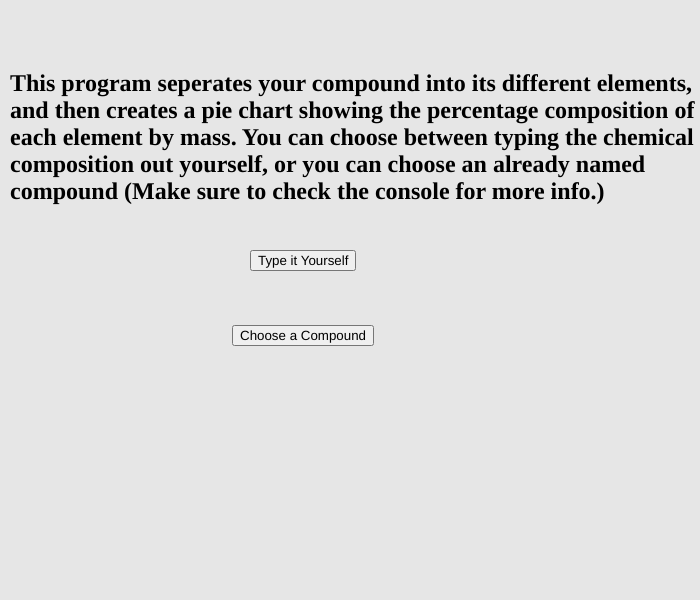
Frame 1 (no input)
Frame 60 (no input): identical to frame 1, image omitted
Frame 120 (the mouse pressed at the canvas centre since frame 60): identical to frame 1, image omitted

The p5.js sketch that drew this single still picture (run headless with seeded random() and noise() and a simulated clock; from frame 60 on, the mouse is pressed at the canvas centre):

// p5.js sketch
// ── sketch.js
//dictionaries (the periodic table compressed)
elementDictionary = new p5.TypedDict({"H":1.00794,"He":4.002602,"Li":6.941,"Be":9.012182,"B":10.811,"C":12.0107,"N":14.0067,"O":15.9994,"F":18.9984032,"Ne":20.1797,"Na":22.98976928,"Mg":24.305,"Al":26.9815386,"Si":28.0855,"P":30.973762,"S":32.065,"Cl":35.453,"Ar":39.948,"K":39.0983,"Ca":40.078,"Sc":44.955912,"Ti":47.867,"V":50.9415,"Cr":51.9961,"Mn":54.938045,"Fe":55.845,"Co":58.933195,"Ni":58.6934,"Cu":63.546,"Zn":65.38,"Ga":69.723,"Ge":72.64,"As":74.9216,"Se":78.96,"Br":79.904,"Kr":83.798,"Rb":85.4678,"Sr":87.62,"Y":88.90585,"Zr":91.224,"Nb":92.90638,"Mo":95.96,"Tc":98,"Ru":101.07,"Rh":102.9055,"Pd":106.42,"Ag":107.8682,"Cd":112.411,"In":114.818,"Sn":118.71,"Sb":121.760,"Te":127.6,"I":126.90447,"Xe":131.293,"Cs":132.9054519,"Ba":137.327,"Hf":178.49,"Ta":180.94788,"W":183.84,"Re":186.207,"Os":190.23,"Ir":192.217,"Pt":195.084,"Au":196.966569,"Hg":200.59,"Ti":204.3833,"Pb":207.2,"Bi":208.9804,"Po":209,"At":210,"Rn":222,"Fr":223,"Ra":226,"Rf":265,"Db":268,"Sg":271,"Bh":272,"Hs":277,"Mt":276,"Ds":281,"Rg":280,"Cn":285,"Uut":284,"Uuq":289,"Uup":288,"Uuh":293,"Uus":294,"Uuo":294,"La":138.90547,"Ce":140.116,"Pr":140.90765,"Nd":144.242,"Pm":145,"Sm":150.36,"Eu":151.964,"Gd":157.25,"Tb":158.92535,"Dy":162.5,"Ho":164.93032,"Er":167.259,"Tm":168.93421,"Yb":173.054,"Lu":174.9668,"Ac":227,"Th":232.03806,"Pa":231.03588,"U":238.02891,"Np":237,"Pu":244,"Am":243,"Cm":247,"Bk":247,"Cf":251,"Es":252,"Fm":257,"Md":258,"No":259,"Lr":262});
compoundDiagnosis = new p5.TypedDict({});
//variables
let description;
let continueButton;
let inputBox;
let submitButton;
let prompt;
var compound = '';
var elementsInDiagnosis = [];
var totalMass = 0;
var approxElementPercents = [];
//colors
var colorList = ['#0066ff','#ff3399','#33cc33','#ff9933','#ff3333','#ffff00','#9900ff','#4d4d4d','#99ccff','#996600','#66ff99','#003366'];
//inputs and setting up
function setup() {
  //canvas
  createCanvas(700, 600);
  //console logs
  console.log("There are only 12 colors so far so make sure to use less than 12 elements. This will be fixed later.")
  console.log("Depending on the size of your computer screen, you might have to change the amount of space you give to the canvas, or you could just scroll using the scrollers on the bottom and right.")
  console.log("For typing out your element, superscript is not required (e.g. H2O is water.)")
  startUp1();
}
function startUp1(){
  //description and options
  description = createElement('h2','This program seperates your compound into its different elements, and then creates a pie chart showing the percentage composition of each element by mass. You can choose between typing the chemical composition out yourself, or you can choose an already named compound (Make sure to check the console for more info.)');
  description.position(10,50);
  continueButton = createButton('Type it Yourself');
  continueButton.position(250,250);
  chooseButton = createButton('Choose a Compound');
  chooseButton.position(250-(chooseButton.width/2)+(continueButton.width/2), 325);
  continueButton.mousePressed(continue1);
  chooseButton.mousePressed(chooseCompound);
}
function hideChooseButtons(){
  //hide all buttons when leaving selection screen
  backButton.hide();
  waterButton.hide();
  glucoseButton.hide();
  CO2Button.hide();
  ibuprofenButton.hide();
  isopropylButton.hide();
  sulfurButton.hide();
  ethyleneButton.hide();
  propyleneButton.hide();
  gelatinButton.hide();
  NaFButton.hide()
  caffeineButton.hide()
  sugarButton.hide()
}
function hideStartingButtons(){
  //hide buttons/txt when leaving starting screen
  description.hide();
  continueButton.hide();
  chooseButton.hide();
}
function startUp2(){
  hideChooseButtons();
  startUp1();
}
function chooseCompound(){
  hideStartingButtons();
  //selection screen
  backButton = createButton('<--Go Back')
  backButton.position(25, 25);
  backButton.mousePressed(startUp2);
  waterButton = createButton('Water');
  waterButton.position(75, 75);
  waterButton.mousePressed(waterContinue);
  glucoseButton = createButton('Glucose/Fructose');
  glucoseButton.position(75, 100);
  glucoseButton.mousePressed(glucoseContinue);
  CO2Button = createButton('Carbon Dioxide');
  CO2Button.position(75,125);
  CO2Button.mousePressed(CO2Continue);
  ibuprofenButton = createButton('Ibuprofen')
  ibuprofenButton.position(75,150);
  ibuprofenButton.mousePressed(ibuprofenContinue);
  isopropylButton = createButton('Isopronanol');
  isopropylButton.position(75,175);
  isopropylButton.mousePressed(isopropylContinue);
  sulfurButton = createButton("Sulfuric Acid");
  sulfurButton.position(75,200);
  sulfurButton.mousePressed(sulfurContinue);
  ethyleneButton = createButton('Ethylene');
  ethyleneButton.position(75,225);
  ethyleneButton.mousePressed(ethyleneContinue);
  propyleneButton = createButton("Propylene");
  propyleneButton.position(75,250);
  propyleneButton.mousePressed(propyleneContinue);
  gelatinButton = createButton("Gelatin");
  gelatinButton.position(75,275);
  gelatinButton.mousePressed(gelatinContinue);
  NaFButton = createButton("Sodium Flouride");
  NaFButton.position(75,300);
  NaFButton.mousePressed(NaFContinue);
  caffeineButton = createButton("Caffeine");
  caffeineButton.position(75,325);
  caffeineButton.mousePressed(caffeineContinue);
  sugarButton = createButton("Sugar");
  sugarButton.position(75,350);
  sugarButton.mousePressed(sugarContinue);
}
//button functions
function sugarContinue(){
  chooseContinue("C12H22O11");
}
function caffeineContinue(){
  chooseContinue("C8H10N4O2");
}
function NaFContinue(){
  chooseContinue("NaF");
}
function gelatinContinue(){
  chooseContinue("C102H151O39N31");
}
function propyleneContinue(){
  chooseContinue("C3H6");
}
function ethyleneContinue(){
  chooseContinue("C2H4");
}
function sulfurContinue(){
  chooseContinue("H2SO4");
}
function isopropylContinue(){
  chooseContinue('C3H8O');
}
function ibuprofenContinue(){
  chooseContinue('C13H18O2')
}
function CO2Continue(){
  chooseContinue('CO2')
}
function waterContinue(){
  chooseContinue('H2O');
}
function glucoseContinue(){
  chooseContinue('C6H12O6')
}
function chooseContinue(newCompound){
  hideChooseButtons();
  compound = newCompound;
  seperateCompound();
}
function continue1() {
  //compound input
  hideStartingButtons();
  prompt = createElement('h2','Type in your compound:')
  prompt.position(10,25);
  inputBox = createInput();
  inputBox.position(13,75);
  submitButton = createButton('Submit');
  submitButton.position(inputBox.x+inputBox.width,inputBox.y);
  submitButton.mousePressed(continue2);
  goBackButton2 = createButton('<--Go Back');
  goBackButton2.position(10,10);
  goBackButton2.mousePressed(goBackButtonContinue);
}
function goBackButtonContinue(){
  prompt.hide()
  inputBox.hide()
  submitButton.hide()
  goBackButton2.hide()
  startUp1()
}
function continue2(){
  //get value from compound
  compound = inputBox.value();
  compound = split(compound,'');
  if (compound == ''){
    console.log("Error: You did not type anything in.")
    remove();
  }
  inputBox.hide();
  prompt.hide();
  submitButton.hide();
  goBackButton2.hide();
  seperateCompound();
}
function seperateCompound(){
  //split up compound
  let symbolStorer='';
  let numberStorer=0;
  for(var i=0;i<compound.length;i++) { //for every item in the list
    if (unchar(compound[i])>64&&unchar(compound[i])<91){ //check if it's a capital letter
      if (symbolStorer==''){
        symbolStorer+=compound[i];
      } else {
        if (elementDictionary.hasKey(symbolStorer)){
          if (numberStorer>1){
            compoundDiagnosis.create(symbolStorer,numberStorer);
            elementsInDiagnosis.push(symbolStorer);
            numberStorer=0;
          } else {
            compoundDiagnosis.create(symbolStorer,1);
            elementsInDiagnosis.push(symbolStorer);
            numberStorer=0;
          }
        } else {
          //error if they incorrectly type element
          console.log("Error: '"+symbolStorer+"' is not an element. Please make sure you capitalize correctly.")
          remove();
        }
        symbolStorer=compound[i];
      }
    }
    if (unchar(compound[i])>92&&unchar(compound[i])<123) {//if lower case letter
      symbolStorer+=compound[i];
    }
    if (unchar(compound[i])>47&&unchar(compound[i])<58){//if number
      numberStorer=(numberStorer*10)+int(compound[i]);
    }
    if (i>compound.length-2) {
      if (elementDictionary.hasKey(symbolStorer)){
        if (numberStorer>1){
          compoundDiagnosis.create(symbolStorer,numberStorer);
          elementsInDiagnosis.push(symbolStorer);
        } else {
          compoundDiagnosis.create(symbolStorer,1)
          elementsInDiagnosis.push(symbolStorer);
        }
      } else {
        //same error message as before
        console.log("Error: '"+symbolStorer+"' is not an element. Please make sure you capitalize correctly.")
        remove();
      }
    }
  }
  totalMassCalc();
}
function totalMassCalc() {
  //finds total masses of all elements and entire compound
  for (var a=0;a<elementsInDiagnosis.length;a++){
    for (var b=0;b<compoundDiagnosis.get(elementsInDiagnosis[a]);b++){
      totalMass+=elementDictionary.get(elementsInDiagnosis[a]);
    }
  }
  findPercents();
}
function findPercents(){
  //finds percents of all the elements in the compound
  for (var c=0;c<elementsInDiagnosis.length;c++){
    temp1 = (elementDictionary.get(elementsInDiagnosis[c])*compoundDiagnosis.get(elementsInDiagnosis[c]))/totalMass
    approxElementPercents.push(round(temp1,3));
  }
}
function draw() {
  //background
  background("#e6e6e6");
  strokeWeight(1);
  placeStorer = 0;
  //the ratio of percent to degrees
  ratio = 360/1000;
  angleMode(DEGREES); //changes angleMode from RADIANS to DEGREES, as my ratio is for conversion between percents and degrees, not radians
  for (var d=0;d<approxElementPercents.length;d++){
    stroke(colorList[d]);//color for part of pie chart
    for (var e=0;e<approxElementPercents[d]*1000;e++){ //draws lines until it finishes the part of the pie chart I am on
      line(325,260,cos((e+placeStorer)*ratio)*100+325,sin((e+placeStorer)*ratio)*100+260); //draws line using trig
    }
    tempMiddle = round(approxElementPercents[d]*500,0)+placeStorer;
    stroke(0);
    //this part draws the lines and the percents next to it using trig as well
    line(cos(tempMiddle*ratio)*50+325,sin(tempMiddle*ratio)*50+260,cos(tempMiddle*ratio)*175+325,sin(tempMiddle*ratio)*175+260);
    textAlign(CENTER,CENTER);
    textSize(18);
    fill(colorList[d]);
    text('~'+str(round(approxElementPercents[d]*100,1))+'%',cos(tempMiddle*ratio)*200+325,sin(tempMiddle*ratio)*200+260);
    placeStorer+=approxElementPercents[d]*1000;
  }
  stroke(0)
  keyDrawing();
}
function keyDrawing(){
  //makes the key
  for (var f=0;f<elementsInDiagnosis.length;f++){
    stroke(0)
    fill(colorList[f]);
    rect(650,12.5+(37.5*f),25,25);
    fill(0)
    textAlign(RIGHT,TOP);
    textSize(30);
    text(elementsInDiagnosis[f]+': ',637.5,12.5+(37.5*f));
    textSize(9);
    stroke(0);
    fill(255);
    textAlign(LEFT,TOP);
    text('~'+str(round(approxElementPercents[f]*100))+'%',650.5,22.5+(37.5*f))
  }
}
